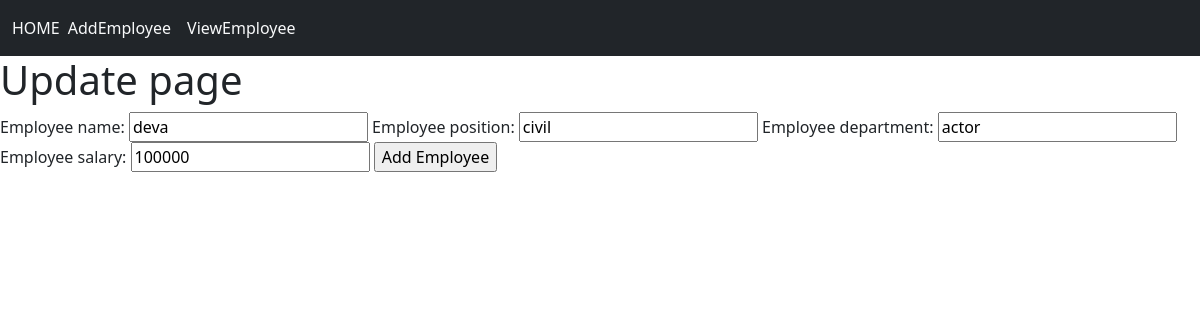
Page /main/Employees/update/2/ on the committed database.
### app/models.py (models this page shows, shortened)
class Employee(models.Model):
    Employee_name = models.CharField(max_length=200, null=True)
    Employee_position = models.CharField(max_length=200, null= True)
    Employee_department = models.CharField(max_length=200)
    Employee_salary = models.IntegerField()

### app/views.py (the view)
# urls.py: path('Employees/update/<int:id>/',Employee_update, name='Employee_update'),
def Employee_update(request, id):
    selected_Employee = Employee.objects.get(id=id)
    context = {
        'Employee_update': Employee_Form(instance=selected_Employee)
    }
    if request.method == "POST":
        employee = Employee_Form(request.POST,instance=selected_Employee)
        if employee.is_valid():
            employee.save()
            return redirect('/viewEmployeeData/')
    return render(request, 'updateEmp.html', context)

### app/forms.py
class Employee_Form(ModelForm):
    class Meta:
        model = Employee
        fields = '__all__'

### Frontend/templates/updateEmp.html (shortened to what this page needs)
{% extends 'base.html' %}
{% block content %}
 <h1> Update page</h1>
 <form action="" method="POST">
    {{ Employee_update }}
    <input type="submit" value="Add Employee">
 </form>
{% endblock %}

### rows in the picture
Employee: Employee_name "deva", Employee_position "civil", Employee_department "actor", Employee_salary "100000"
